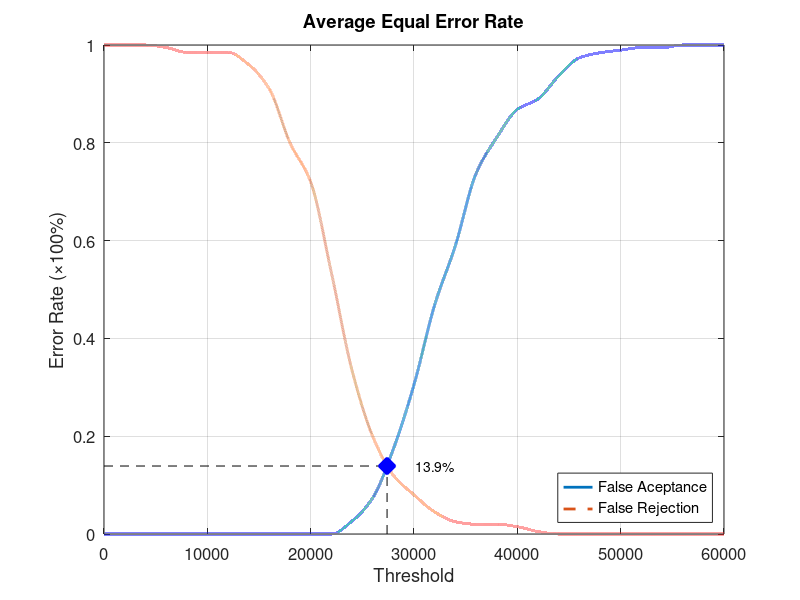
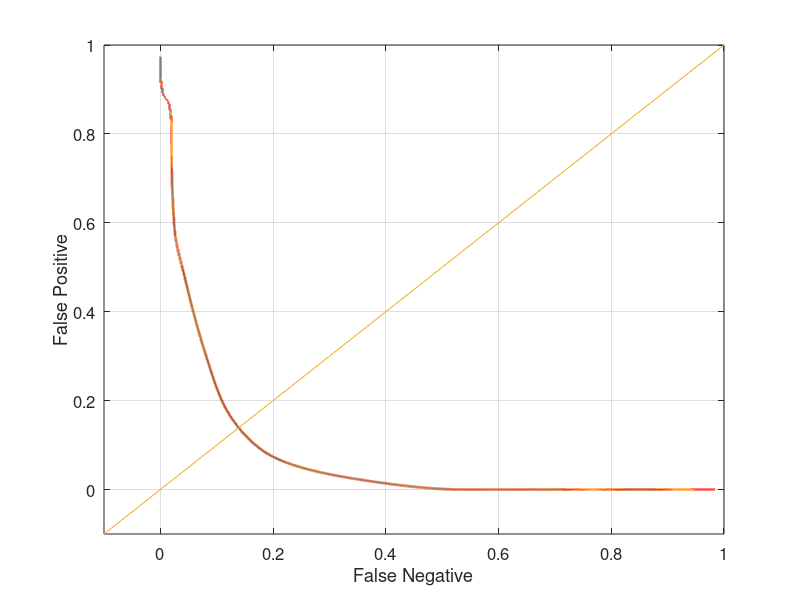

These figures' MATLAB source, in order:
function yEER = Database2_2
close all;
clear;
clc;
x = 0:2000:60000;
xq = 0:0.5:60000;

y0 = [0 0 0 0 0 0 0 0 0 0 0 0 0.0263158 0.0736842 0.173684 0.305263 0.468421 0.589474 0.736842 0.810526 0.868421 0.889474 0.936842 0.973684 0.984211 0.989474 0.994737 0.994737 1 1 1];
yy0 = interp1(x, y0, xq, 'pchip');
y1 = [1 1 1 0.995 0.985 0.985 0.985 0.96 0.91 0.8 0.72 0.535 0.335 0.2 0.12 0.08 0.045 0.025 0.02 0.02 0.015 0.005 0 0 0 0 0 0 0 0 0];
yy1 = interp1(x, y1, xq, 'pchip');

% Calculating EER: 
y2 = abs(y0 - y1);
find(y2 == min(y2))
yy2 = abs(yy0 - yy1);
xEER = find(yy2 == min(yy2));
xEERIndex = xq(xEER) % X-axis EER
yEER = yy0(xEER) % Y-axis EER

main = figure
plot(xq, yy0,'-','LineWidth', 2);	hold on
plot(xq, yy1,'--','LineWidth', 2);	hold on
plot([xEERIndex xEERIndex], [0 yEER], 'k--');	hold on
plot([0 xEERIndex], [yEER yEER], 'k--');	hold on
plot(xEERIndex, yEER, 'bx', 'LineWidth', 10);	hold on
text(xEERIndex + 10 * xEERIndex / 100, yEER, [num2str(round((10000 * yEER)) / 100) '%'])
legend('False Aceptance', 'False Rejection', 'Location', 'SouthEast')
xlabel('Threshold')
ylabel('Error Rate (\times100%)')
title('Average Equal Error Rate')
set(gca, 'FontSize', 12)
axis([0 60000 0 1])
grid on

print(main, 'Database2_2Main', '-dpng');
FNRxFPR = figure('Color', [1 1 1]);
plot(yy1, yy0, '-', yy1, yy0, 'LineWidth', 2);
hold on
y = -0.1:0.1:1
plot(y, y); 
set(gca, 'FontSize', 12)
xlabel('False Negative')
ylabel('False Positive')
axis([-0.1 1 -0.1 1])
set(gca, 'FontSize', 12)
grid on

print(FNRxFPR, 'Database2_2FNRxFPR','-dpng');
end
